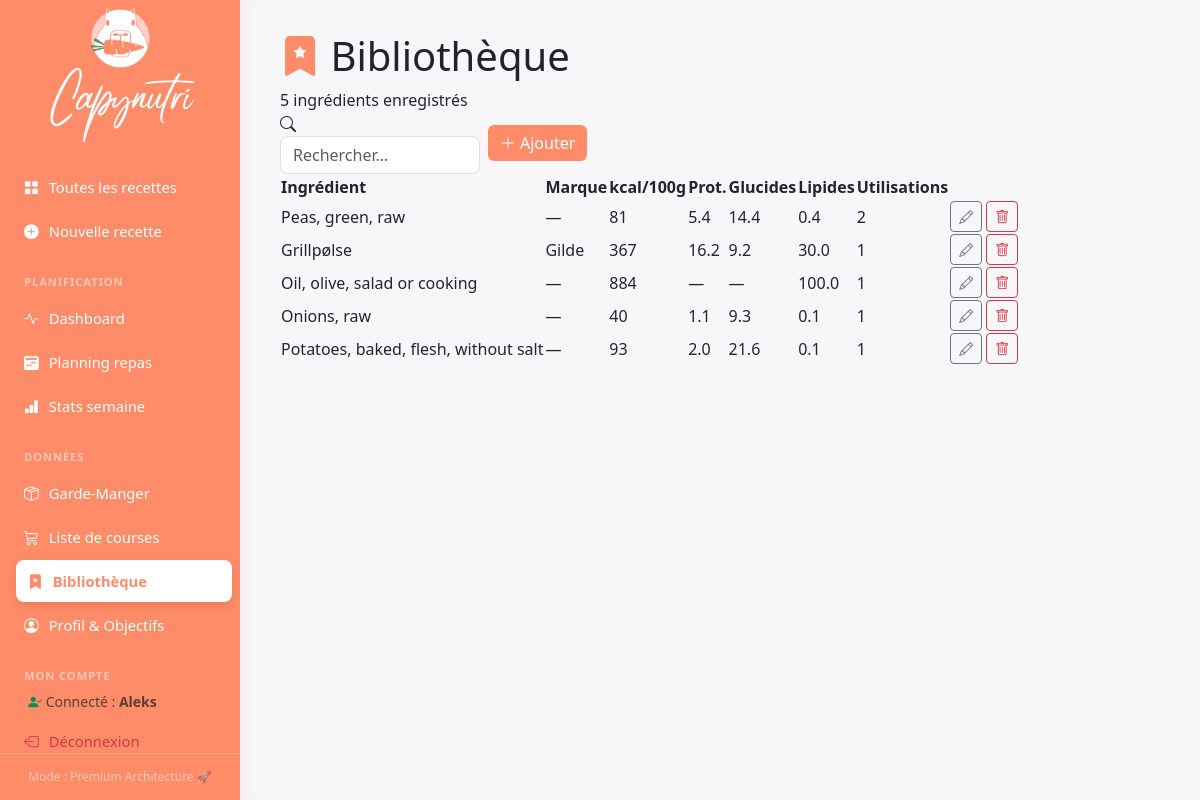
/library (signed in), run on an earlier commit of the app's database.
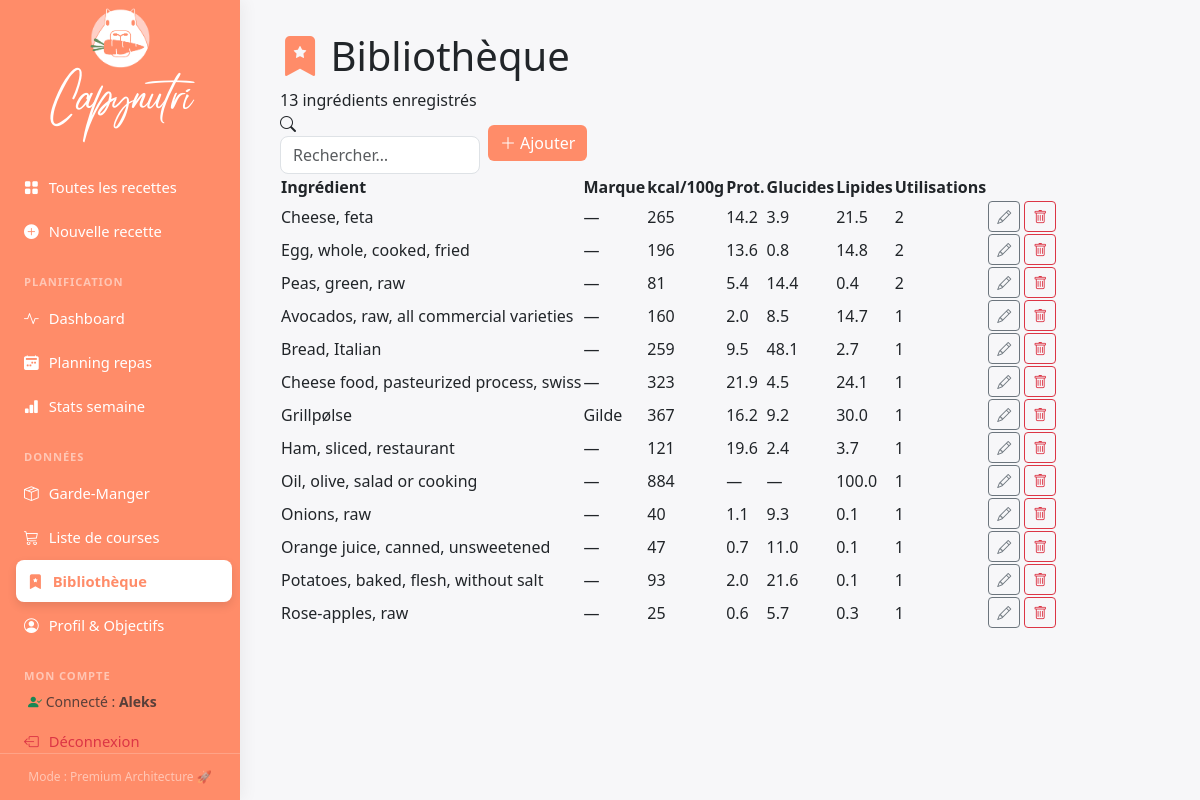
And on a later commit of the database.
### tables this page shows
CREATE TABLE users (
                id INTEGER PRIMARY KEY AUTOINCREMENT,
                username TEXT UNIQUE NOT NULL,
                password_hash TEXT NOT NULL,
                created_at TIMESTAMP DEFAULT CURRENT_TIMESTAMP
            );

CREATE TABLE ingredient_library (
                id         INTEGER PRIMARY KEY AUTOINCREMENT,
                name       TEXT NOT NULL,
                search_key TEXT NOT NULL,
                brand      TEXT DEFAULT '',
                barcode    TEXT DEFAULT '',
    kcal_100g  REAL,
    protein_g_100g  REAL,
    carbs_g_100g  REAL,
    fat_g_100g  REAL,
    sugars_g_100g  REAL,
    fiber_g_100g  REAL,
    saturated_g_100g  REAL,
    monounsat_g_100g  REAL,
    polyunsat_g_100g  REAL,
    sodium_mg_100g  REAL,
    calcium_mg_100g  REAL,
    iron_mg_100g  REAL,
    potassium_mg_100g  REAL,
    magnesium_mg_100g  REAL,
    zinc_mg_100g  REAL,
    vit_a_mcg_100g  REAL,
    vit_c_mg_100g  REAL,
    vit_d_mcg_100g  REAL,
    vit_b1_mg_100g  REAL,
    vit_b2_mg_100g  REAL,
    vit_b3_mg_100g  REAL,
    vit_b6_mg_100g  REAL,
    vit_b9_mcg_100g  REAL,
    vit_b12_mcg_100g  REAL,
    cholesterol_mg_100g  REAL,
    trans_fat_g_100g  REAL,
    omega3_g_100g  REAL,
    omega6_g_100g  REAL,
    phosphorus_mg_100g  REAL,
    selenium_mcg_100g  REAL,
    copper_mg_100g  REAL,
    manganese_mg_100g  REAL,
    vit_e_mg_100g  REAL,
    vit_k_mcg_100g  REAL,
                _placeholder INTEGER,
                used_count INTEGER NOT NULL DEFAULT 1,
                updated_at TIMESTAMP DEFAULT CURRENT_TIMESTAMP
            );

### routes/library.py (the view)
@library_bp.route("/library")
@login_required
def library():
    search = request.args.get("q", "")
    entries = crud.list_library(search=search)
    return render_template("library.html", entries=entries, search=search)

### app.py (called while the page is built)
@login_manager.user_loader
def load_user(user_id):
    return crud.get_user_by_id(int(user_id))

@app.before_request
def require_login():
    allowed_routes = ['auth.login', 'auth.register', 'static']
    if request.endpoint not in allowed_routes and not current_user.is_authenticated:
        return redirect(url_for('auth.login'))

### crud.py (called while the page is built)
def get_user_by_id(user_id: int) -> Optional[User]:
    with get_connection() as conn:
        row = conn.execute("SELECT * FROM users WHERE id = ?", (user_id,)).fetchone()
        return User(id=row["id"], username=row["username"], password_hash=row["password_hash"]) if row else None

def list_library(search: str = "") -> list[dict]:
    sql = """SELECT id, name, brand, barcode, used_count, updated_at,
             kcal_100g, protein_g_100g, carbs_g_100g, fat_g_100g
             FROM ingredient_library WHERE 1=1"""
    params = []
    if search:
        sql += " AND (name LIKE ? OR brand LIKE ?)"
        params += [f"%{search}%", f"%{search}%"]
    sql += " ORDER BY used_count DESC, name"
    with get_connection() as conn:
        return [dict(r) for r in conn.execute(sql, params)]

### db.py (called while the page is built)
def get_connection() -> sqlite3.Connection:
    conn = sqlite3.connect(DB_PATH)
    conn.row_factory = sqlite3.Row
    conn.execute("PRAGMA foreign_keys = ON")
    return conn

### templates/library.html (shortened to what this page needs)
{% extends "base.html" %}
{% block content %}
<div class="topbar">
  <div>
    <h1><i class="bi bi-bookmark-star-fill" style="color:var(--accent)"></i> Bibliothèque</h1>
    <div class="subtitle">{{ entries|length }} ingrédient{{ 's' if entries|length != 1 }} enregistré{{ 's' if entries|length != 1 }}</div>
  </div>
  <div class="d-flex gap-2 align-items-center">
    <form method="get" class="d-flex gap-2 align-items-center">
      <div class="search-wrap">
        <i class="bi bi-search"></i>
        <input class="form-control" name="q" placeholder="Rechercher…" value="{{ search }}" style="width:200px">
      </div>
    </form>
    <a href="{{ url_for('library.library_add') }}" class="btn btn-accent d-flex align-items-center gap-1">
      <i class="bi bi-plus-lg"></i> Ajouter
    </a>
  </div>
</div>
{% if entries %}
<div class="lib-table-wrap">
  <table class="lib-table">
    <thead>
      <tr>
        <th>Ingrédient</th>
        <th>Marque</th>
        <th style="text-align:right">kcal/100g</th>
        <th style="text-align:right">Prot.</th>
        <th style="text-align:right">Glucides</th>
        <th style="text-align:right">Lipides</th>
        <th style="text-align:right">Utilisations</th>
        <th></th>
      </tr>
    </thead>
    <tbody>
    {% for e in entries %}
    <tr>
      <td class="lib-name">
        {{ e.name }}
      </td>
      <td class="lib-brand">{{ e.brand or '—' }}</td>
      <td class="lib-num">{{ e.kcal_100g|round(0)|int if e.kcal_100g else '—' }}</td>
      <td class="lib-num">{{ e.protein_g_100g|round(1) if e.protein_g_100g else '—' }}</td>
      <td class="lib-num">{{ e.carbs_g_100g|round(1) if e.carbs_g_100g else '—' }}</td>
      <td class="lib-num">{{ e.fat_g_100g|round(1) if e.fat_g_100g else '—' }}</td>
      <td class="lib-num">
        <span class="lib-uses-badge">{{ e.used_count }}</span>
      </td>
      <td class="lib-actions">
        <a href="{{ url_for('library.library_edit', entry_id=e.id) }}"
           class="btn btn-sm btn-outline-secondary" title="Modifier">
          <i class="bi bi-pencil"></i>
        </a>
        <form method="post" action="{{ url_for('library.library_delete', entry_id=e.id) }}"
              style="display:inline" onsubmit="return confirm('Supprimer « {{ e.name }} » ?')">
          <button class="btn btn-sm btn-outline-danger" title="Supprimer">
            <i class="bi bi-trash"></i>
          </button>
        </form>
      </td>
    </tr>
    {% endfor %}
    </tbody>
  </table>
</div>
{% endif %}
{% endblock %}

### templates/base.html (shortened to what this page needs)
<!DOCTYPE html>
<html lang="fr">
<head>
  <link href="https://cdn.jsdelivr.net/npm/bootstrap@5.3.3/dist/css/bootstrap.min.css" rel="stylesheet">
  <link href="https://cdn.jsdelivr.net/npm/bootstrap-icons@1.11.3/font/bootstrap-icons.css" rel="stylesheet">
  <link rel="stylesheet" href="{{ url_for('static', filename='css/dashboard.css') }}">
</head>
<body>
{% macro nav_link(endpoint, icon, text) %}
  <a href="{{ url_for(endpoint) }}" class="{{ 'active' if request.endpoint == endpoint else '' }}">
    <i class="bi {{ icon }}"></i> {{ text }}
  </a>
{% endmacro %}
<aside id="sidebar">
  <div class="brand d-flex flex-column align-items-center mb-4 mt-2">
    <img src="{{ url_for('static', filename='logo.png') }}" alt="Logo Capynutri" style="height: 60px; border-radius: 12px; margin-bottom: 10px;">
    <div style="font-family: 'Radicalis', cursive; color: #ffffff; font-size: 2.2rem; margin-top: -5px;">
      Capynutri
    </div>
  </div>
  <nav>
    <a href="{{ url_for('recipes.index') }}" class="{{ 'active' if request.endpoint == 'recipes.index' and not request.args.get('category') else '' }}">
      <i class="bi bi-grid-fill"></i> Toutes les recettes
    </a>
    {{ nav_link('recipes.new_recipe', 'bi-plus-circle-fill', 'Nouvelle recette') }}
    <div class="nav-section">Planification</div>
    {{ nav_link('tracking.dashboard', 'bi-activity', 'Dashboard') }}
    {{ nav_link('planning.week_view', 'bi-calendar2-week-fill', 'Planning repas') }}
    {{ nav_link('planning.week_stats', 'bi-bar-chart-fill', 'Stats semaine') }}
    <div class="nav-section">Données</div>
    {{ nav_link('planning.pantry', 'bi-box-seam', 'Garde-Manger') }}
    {{ nav_link('planning.shopping_list', 'bi-cart3', 'Liste de courses') }}
    <a href="{{ url_for('library.library') }}" class="{{ 'active' if request.endpoint in ['library.library', 'library.library_edit'] else '' }}">
      <i class="bi bi-bookmark-star-fill"></i> Bibliothèque
    </a>
    {{ nav_link('tracking.profile', 'bi-person-circle', 'Profil & Objectifs') }}
    <div class="nav-section">Mon Compte</div>
    {% if current_user.is_authenticated %}
      <div class="px-3 mb-2 small text-muted">
        <i class="bi bi-person-check-fill text-success"></i> Connecté : <strong>{{ current_user.username }}</strong>
      </div>
      <a href="{{ url_for('auth.logout') }}" class="text-danger">
        <i class="bi bi-box-arrow-left"></i> Déconnexion
      </a>
    {% else %}
      {{ nav_link('auth.login', 'bi-box-arrow-in-right', 'Se connecter') }}
    {% endif %}
  </nav>
  <div class="sidebar-footer">Mode : Premium Architecture 🚀</div>
</aside>
<main id="main">
  {% block content %}{% endblock %}
</main>
</body>
</html>

### static/css/dashboard.css (style rules this page uses)
:root { --sidebar-width: 240px; --accent: #FF8C69; --accent-dark: #e8571a; --accent-green: #638F5A; --accent-soft: #FFCFC8; --sidebar-bg: #FF8C69; --sidebar-text: #ffffff; --sidebar-active: #ffffff; }
body { background: #f7f7f9; font-family: 'Segoe UI', system-ui, sans-serif; }
#sidebar { position: fixed; top: 0; left: 0; height: 100vh; width: var(--sidebar-width); background: var(--sidebar-bg); display: flex; flex-direction: column; z-index: 100; transition: transform .25s ease; box-shadow: 4px 0 15px rgba(0,0,0,0.05); }
#sidebar nav { padding: 16px 12px; flex: 1; overflow-y: auto; }
#sidebar nav a { display: flex; align-items: center; gap: 10px; padding: 10px 12px; border-radius: 8px; color: var(--sidebar-text); text-decoration: none; font-size: .92rem; margin-bottom: 2px; transition: background .15s, color .15s, transform .15s; }
#sidebar nav a.active { background: var(--sidebar-active); color: var(--accent); font-weight: 600; box-shadow: 0 4px 10px rgba(0,0,0,0.1); transform: translateX(4px); }
#sidebar nav .nav-section { font-size: .7rem; font-weight: 700; letter-spacing: .08em; text-transform: uppercase; color: rgba(255,255,255,.5); padding: 20px 12px 6px; }
#sidebar .sidebar-footer { padding: 14px 20px; font-size: .75rem; color: rgba(255,255,255,.5); border-top: 1px solid rgba(255,255,255,.2); text-align: center; }
#main { margin-left: var(--sidebar-width); min-height: 100vh; padding: 32px 40px; }
.btn-accent { background-color: var(--accent); color: white; border: none; }
.form-control, .form-select { border-radius: 8px; }

What changed in the data, as far as the page shows it:
added ingredient_library: name "Cheese, feta", brand "—", kcal_100g "265", protein_g_100g "14.2", carbs_g_100g "3.9", fat_g_100g "21.5", used_count "2"
added ingredient_library: name "Egg, whole, cooked, fried", brand "—", kcal_100g "196", protein_g_100g "13.6", carbs_g_100g "0.8", fat_g_100g "14.8", used_count "2"
added ingredient_library: name "Avocados, raw, all commercial varieties", brand "—", kcal_100g "160", protein_g_100g "2.0", carbs_g_100g "8.5", fat_g_100g "14.7", used_count "1"
added ingredient_library: name "Bread, Italian", brand "—", kcal_100g "259", protein_g_100g "9.5", carbs_g_100g "48.1", fat_g_100g "2.7", used_count "1"
added ingredient_library: name "Cheese food, pasteurized process, swiss", brand "—", kcal_100g "323", protein_g_100g "21.9", carbs_g_100g "4.5", fat_g_100g "24.1", used_count "1"
added ingredient_library: name "Ham, sliced, restaurant", brand "—", kcal_100g "121", protein_g_100g "19.6", carbs_g_100g "2.4", fat_g_100g "3.7", used_count "1"
added ingredient_library: name "Orange juice, canned, unsweetened", brand "—", kcal_100g "47", protein_g_100g "0.7", carbs_g_100g "11.0", fat_g_100g "0.1", used_count "1"
added ingredient_library: name "Rose-apples, raw", brand "—", kcal_100g "25", protein_g_100g "0.6", carbs_g_100g "5.7", fat_g_100g "0.3", used_count "1"
Also different on the page:
{{ entries|length }}: "5" → "13"
